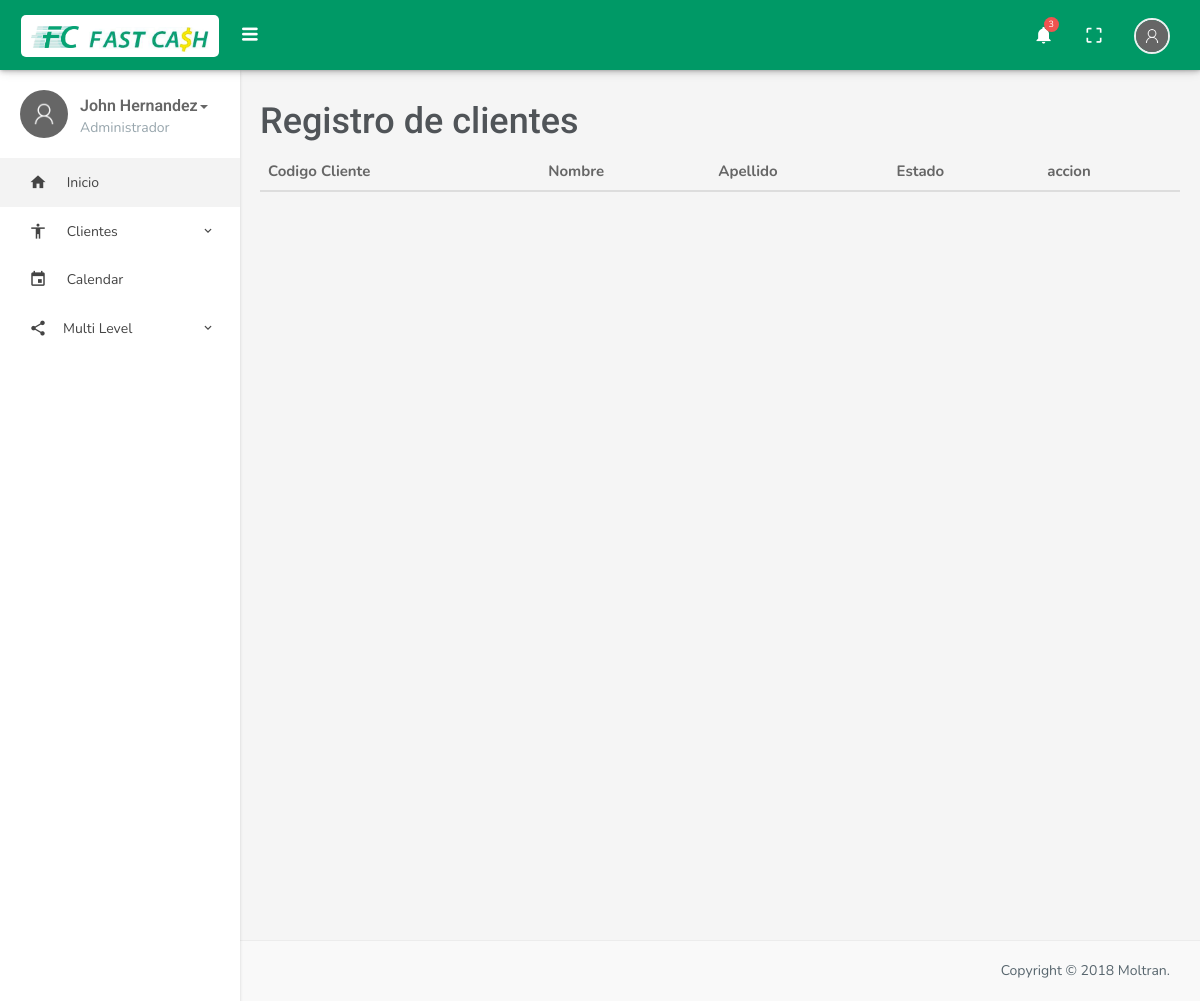
The page /index.php/clientes/gestionarCliente on the database as committed earlier.
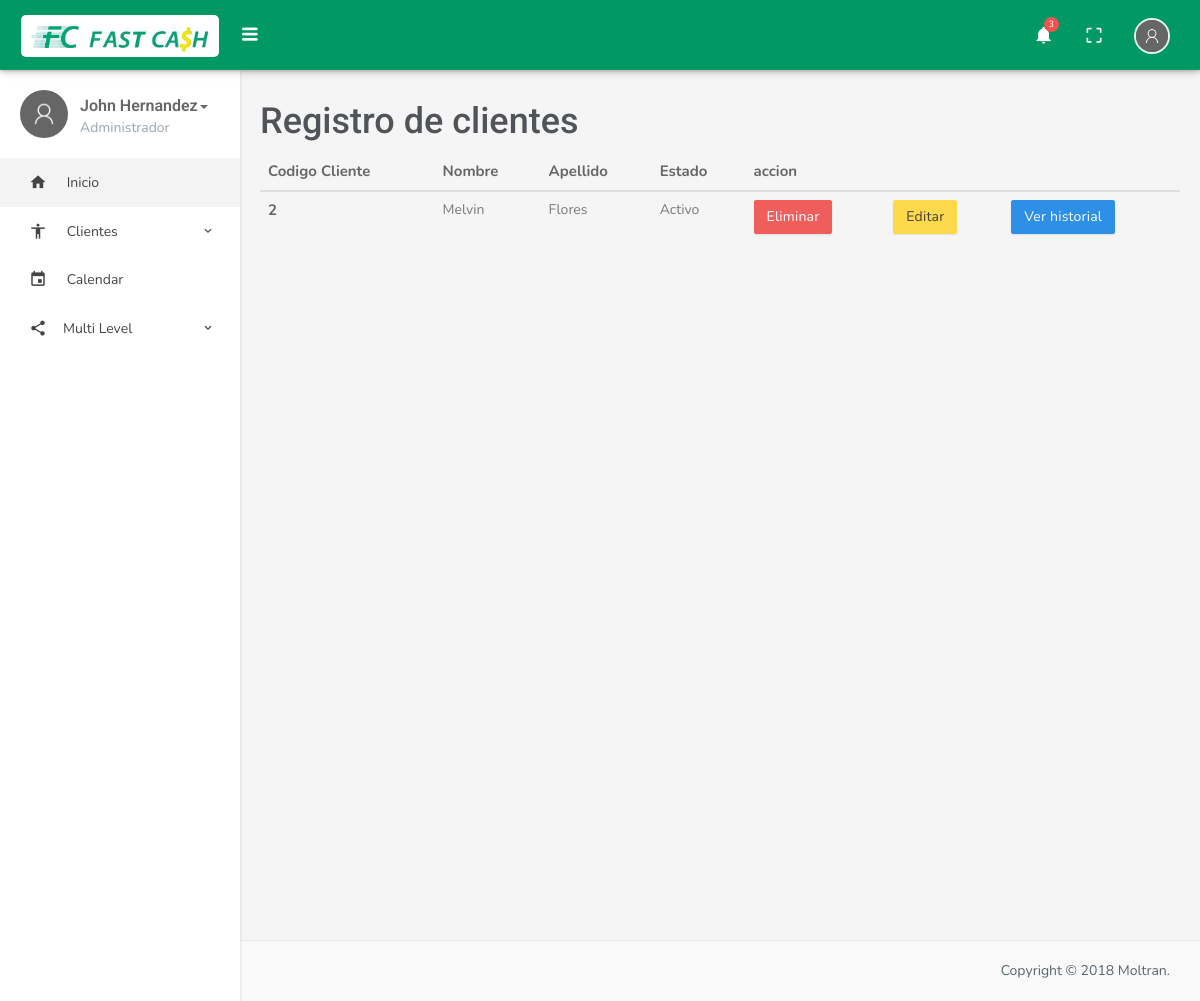
The same page on the database as committed later.
### tables this page shows
CREATE TABLE IF NOT EXISTS `tbl_Clientes` (
`Id_Cliente` int(11) NOT NULL,
  `Codigo_Cliente` varchar(10) NOT NULL,
  `Nombre_Cliente` varchar(50) NOT NULL,
  `Apellido_Cliente` varchar(50) NOT NULL,
  `Condicion_Actual_Cliente` varchar(25) NOT NULL,
  `Estado_Civil_Cliente` varchar(25) NOT NULL,
  `Genero_Cliente` varchar(20) NOT NULL,
  `Telefono_Fijo_Cliente` varchar(10) DEFAULT NULL,
  `Telefono_Celular_Cliente` varchar(10) NOT NULL,
  `Domicilio_Cliente` text NOT NULL,
  `Fecha_Nacimiento_Cliente` date NOT NULL,
  `Zona_Cliente` varchar(25) NOT NULL,
  `DUI_Cliente` varchar(10) NOT NULL,
  `NIT_Cliente` varchar(18) NOT NULL,
  `Fecha_Registro_Cliente` date NOT NULL,
  `Observaciones_Cliente` text NOT NULL,
  `Profesion_Cliente` varchar(50) NOT NULL,
  `Fk_Id_Departamento` int(11) NOT NULL,
  `Fk_Id_Municipio` int(11) NOT NULL
);

### application/controllers/Clientes.php (called while the page is built, shortened)
<?php
class Clientes extends CI_Controller {
	public function gestionarCliente(){
		$this->load->model('Clientes_Model');
		$registro=$this->Clientes_Model->CargarClientes();
		$data = array('registro'=>$registro);
		$this->load->view('Base/header');
		$this->load->view('Base/nav');
		$this->load->view("Clientes/Gestionar_Cliente", $data);
		$this->load->view('Base/footer');
	}
}

### index.php (called while the page is built, shortened)
<?php
require_once BASEPATH.'core/CodeIgniter.php';

### application/models/Clientes_Model.php (called while the page is built, shortened)
<?php
class Clientes_Model extends CI_Model{
	public function CargarClientes(){
		$sql = "SELECT * FROM tbl_Clientes";
		$datos=$this->db->query($sql);
		return $datos;
	}
}
?>

### application/views/Clientes/Gestionar_Cliente.php (the view, shortened to what this page needs)
       <div class="content-page">
           <div class="content">
               <div class="container">
               <h1>Registro de clientes</h1>
               <table class="table">
  <thead class="thead-dark">
    <tr>
      <th scope="col">Codigo Cliente</th>
      <th scope="col">Nombre</th>
      <th scope="col">Apellido</th>
      <th scope="col">Estado</th>
      <th scope="col" colspan="3">accion</th>
    </tr>
  </thead>
  <tbody>
  <?php
  foreach ($registro->result() as $clientes) {
  ?>
    <tr>
      <th scope="row"><?= $clientes->Id_Cliente?></th>
      <td><?= $clientes->Nombre_Cliente?></td>
      <td><?= $clientes->Apellido_Cliente?></td>
      <td><?= $clientes->Condicion_Actual_Cliente?></td>
      <td><a onclick="confirmar(<?= $clientes->Id_Cliente?>)"  class="btn btn-danger">Eliminar</a></td>
      <td><a href="<?=base_url()?>Clientes/Editar?id=<?=$clientes->Id_Cliente?>" class="btn btn-warning">Editar</a></td>
      <td><a class="btn btn-primary">Ver historial</a></td>
    </tr>
    <?php
		}
    ?>
  </tbody>
</table>
               </div>
           </div>
       </div>

### application/views/Base/header.php (shortened to what this page needs)
<!DOCTYPE html>
<html>
    <head>
        <link href="<?= base_url() ?>plantilla/css/bootstrap.min.css" rel="stylesheet" />
        <link href="<?= base_url() ?>plantilla/assets/font-awesome/css/font-awesome.min.css" rel="stylesheet" />
        <link href="<?= base_url() ?>plantilla/assets/ionicon/css/ionicons.min.css" rel="stylesheet" />
        <link href="<?= base_url() ?>plantilla/css/material-design-iconic-font.min.css" rel="stylesheet">
        <link href="<?= base_url() ?>plantilla/css/animate.css" rel="stylesheet" />
        <link href="<?= base_url() ?>plantilla/css/waves-effect.css" rel="stylesheet">
        <link href="<?= base_url() ?>plantilla/assets/modal-effect/css/component.css" rel="stylesheet">
        <link href="<?= base_url() ?>plantilla/assets/notifications/notification.css" rel="stylesheet" />
        <link href="<?= base_url() ?>plantilla/assets/sweet-alert/sweet-alert.min.css" rel="stylesheet">
        <link href="<?= base_url() ?>plantilla/css/helper.css" rel="stylesheet" type="text/css" />
        <link href="<?= base_url() ?>plantilla/css/style.css" rel="stylesheet" type="text/css" />
    </head>
        <body class="fixed-left nicescroll">
        <div id="wrapper">

### application/views/Base/nav.php (shortened to what this page needs)
<div class="topbar">
    <div class="topbar-left">
        <div class="text-center">
            <span class="margin-logo">
           <a href="<?= base_url() ?>Home/main" class="logo"><i><img src="<?= base_url() ?>plantilla/images/fc_logo.png" width="48" alt="Logo"></i> <span><img src="<?= base_url() ?>plantilla/images/fast_cash.png" width="120" alt="Logo"></span></a>
            </span>
        </div>
    </div>
    <div class="navbar navbar-default" role="navigation">
        <div class="container">
            <div class="">
                <div class="pull-left">
                    <button class="button-menu-mobile open-left">
                        <i data-original="ion-navicon-round" class="ion-navicon-round"></i>
                    </button>
                </div>
                <ul class="nav navbar-nav navbar-right pull-right">
                    <li class="dropdown hidden-xs">
                        <a href="#" data-target="#" class="dropdown-toggle waves-effect waves-light" data-toggle="dropdown" aria-expanded="true">
                            <i class="md md-notifications"></i> <span class="badge badge-xs badge-danger">3</span>
                        </a>
                    </li>
                    <li class="hidden-xs">
                        <a href="#" id="btn-fullscreen" class="waves-effect waves-light"><i class="md md-crop-free"></i></a>
                    </li>
                    <li class="dropdown">
                        <a href="" class="dropdown-toggle profile" data-toggle="dropdown" aria-expanded="true"><img src="<?= base_url() ?>plantilla/images/user.png" alt="user-img" class="img-circle"> </a>
                    </li>
                </ul>
            </div>
        </div>
    </div>
</div>
<div class="left side-menu">
    <div class="sidebar-inner slimscrollleft">
        <div class="user-details">
            <div class="pull-left">
                <img src="<?= base_url() ?>plantilla/images/user.png" alt="" class="thumb-md img-circle">
            </div>
            <div class="user-info">
                <div class="dropdown">
                    <a href="#" class="dropdown-toggle" data-toggle="dropdown" aria-expanded="false">John Hernandez<span class="caret"></span></a>
                </div>
                <p class="text-muted m-0">Administrador</p>
            </div>
        </div>
        <div id="sidebar-menu">
            <ul>
                <li>
                    <a href="" class="waves-effect active"><i class="md md-home"></i><span> Inicio </span></a>
                </li>
                <li class="has_sub">
                    <a href="#" class="waves-effect"><i class="md md-accessibility"></i><span> Clientes </span><span class="pull-right"><i class="md  md-keyboard-arrow-down"></i></span></a>
                </li>
                <li>
                    <a href="calendar.html" class="waves-effect"><i class="md md-event"></i><span> Calendar </span></a>
                </li>
                <li class="has_sub">
                    <a href="javascript:void(0);" class="waves-effect"><i class="md md-share"></i><span>Multi Level </span><span class="pull-right"><i class="md  md-keyboard-arrow-down"></i></span></a>
                </li>
            </ul>
        </div>
    </div>
</div>

### application/views/Base/footer.php (shortened to what this page needs)
        </div>
	    <footer class="footer text-right">
	        Copyright © <?php echo date('Y');?> Moltran.
	    </footer>
    </body>
</html>

### plantilla/css/waves-effect.css (style rules this page uses)
.waves-effect { position: relative; cursor: pointer; display: inline-block; overflow: hidden; -webkit-user-select: none; -moz-user-select: none; -ms-user-select: none; user-select: none; -webkit-tap-highlight-color: transparent; vertical-align: middle; z-index: 1; will-change: opacity, transform; -webkit-transition: all 0.3s ease-out; -moz-transition: all 0.3s ease-out; -o-transition: all 0.3s ease-out; -ms-transition: all 0.3s ease-out; transition: all 0.3s ease-out; }

### plantilla/assets/modal-effect/css/component.css (style rules this page uses)
.container { min-height: 100%; }

### plantilla/css/helper.css (style rules this page uses)
.m-0 { margin: 0px !important; }
.thumb-md { height: 48px; width: 48px; }

Rows that differ between the two databases and show on the page:
added tbl_clientes: Id_Cliente "2", Nombre_Cliente "Melvin", Apellido_Cliente "Flores", Condicion_Actual_Cliente "Activo"
